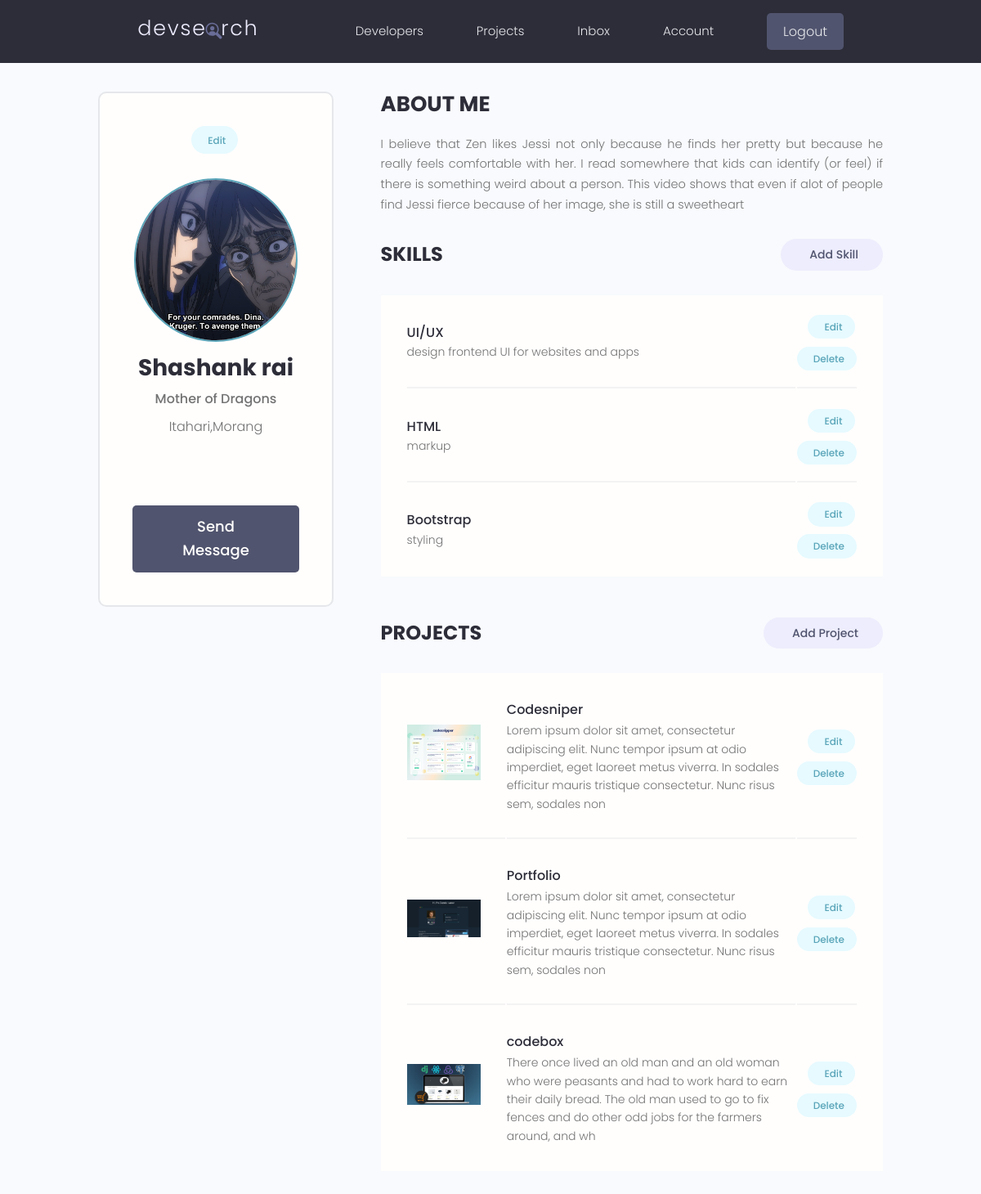
/account/ (signed in), run on the app's committed database.
### users/models.py (models this page shows, shortened)
class Profile(models.Model):
    user=models.OneToOneField(User,on_delete=models.CASCADE,null=True,blank=True)
    name=models.CharField(max_length=200,blank=True,null=True)
    user_name=models.CharField(max_length=200,blank=True,null=True)
    location=models.CharField(max_length=200,blank=True,null=True)
    email=models.EmailField(max_length=500,blank=True,null=True)
    short_intro=models.CharField(max_length=200,blank=True,null=True)
    bio=models.TextField(blank=True,null=True)
    profile_image=models.ImageField(blank=True,null=True,upload_to='profiles/',default='profiles/user-default.png')
    social_github=models.CharField(max_length=200,blank=True,null=True)
    social_twitter=models.CharField(max_length=200,blank=True,null=True)
    social_linkedin=models.CharField(max_length=200,blank=True,null=True)
    social_youtube=models.CharField(max_length=200,blank=True,null=True)
    social_website=models.CharField(max_length=200,blank=True,null=True)
    created=models.DateTimeField(auto_now_add=True)
    id=models.UUIDField(default=uuid.uuid4,unique=True,primary_key=True,editable=False)

class Skill(models.Model):
    owner=models.ForeignKey(Profile,null=True,blank=True,on_delete=models.CASCADE)
    name=models.CharField(max_length=200,blank=True,null=True)
    description=models.TextField(blank=True,null=True)
    created=models.DateTimeField(auto_now_add=True)
    id=models.UUIDField(default=uuid.uuid4,unique=True,primary_key=True,editable=False)

### projects/models.py (models this page shows)
class project(models.Model):
    owner=models.ForeignKey(Profile,null=True,blank=True,on_delete=models.SET_NULL)
    title=models.CharField(max_length=200)
    description=models.TextField(null=True,blank=True)
    featured_image=models.ImageField(null=True,blank=True,default='default.jpg')
    demo_link=models.CharField(max_length=2000,null=True,blank=True)
    source_link=models.CharField(max_length=2000,null=True,blank=True)
    tags=models.ManyToManyField('Tag',blank=True)
    vote_total=models.IntegerField(default=0,null=True,blank=True)
    vote_ratio=models.IntegerField(default=0,null=True,blank=True)
    created=models.DateTimeField(auto_now_add=True)
    id=models.UUIDField(default=uuid.uuid4,unique=True,primary_key=True,editable=False)
    def __str__(self):
        return self.title

### users/views.py (the view)
# urls.py: path('account/',views.userAccount,name='user_account'),
@login_required(login_url='login')
def userAccount(request):
    profile=request.user.profile
    topSkills=profile.skill_set.exclude(description__exact="")
    context={'profile':profile,'topSkills':topSkills}
    return render(request,'users/account.html',context)

### users/templates/users/account.html (shortened to what this page needs)
{% extends 'main.html' %}
{% load static %}
{% block content %}
  <main class="settingsPage profile my-md">
    <div class="container">
      <div class="layout">
        <div class="column column--1of3">
          <div class="card text-center">
            <div class="card__body dev">
              <a class="tag tag--pill tag--main settings__btn" href="{% url 'edit_account' %}"> Edit</a>
              <img class="avatar avatar--xl dev__avatar" src="{{profile.profile_image.url}}" />
              <h2 class="dev__name">{{profile.name}}</h2>
              <p class="dev__title">{{profile.short_intro}}</p>
              <p class="dev__location">{{profile.location}}</p>
              <ul class="dev__social">
              </ul>
              <a href="#" class="btn btn--sub btn--lg">Send Message </a>
            </div>
          </div>
        </div>
        <div class="column column--2of3">
          <div class="devInfo">
            <h3 class="devInfo__title">About Me</h3>
            <p class="devInfo__about">
              {{profile.bio}}
            </p>
          </div>
          <div class="settings">
            <h3 class="settings__title">Skills</h3>
            <a class="tag tag--pill tag--sub settings__btn tag--lg" href="#"> Add Skill</a>
          </div>
          <table class="settings__table">
             {% for skill in topSkills %}
               <tr>
              <td class="settings__tableInfo">
                <h4>{{skill.name}}</h4>
                <p>
                  {{skill.description}}
                </p>
              </td>
              <td class="settings__tableActions">
                <a class="tag tag--pill tag--main settings__btn" href="#"> Edit</a>
                <a class="tag tag--pill tag--main settings__btn" href="#">
                  Delete</a>
              </td>
            </tr>
              {% endfor %}
          </table>
          <div class="settings">
            <h3 class="settings__title">Projects</h3>
            <a class="tag tag--pill tag--sub settings__btn tag--lg" href="#"> Add Project</a>
          </div>
          <table class="settings__table">
            {% for project in profile.project_set.all %}
              <tr>
                <td class="settings__thumbnail">
                  <a href="{% url 'project' project.id %}"><img src="{{project.featured_image.url}}" alt="Project Thumbnail" /></a>
                </td>
                <td class="settings__tableInfo">
                  <a href="{% url 'project' project.id %}">{{project}}</a>
                  <p>
                    {{project.description|slice:"200"}}
                  </p>
                </td>
                <td class="settings__tableActions">
                  <a class="tag tag--pill tag--main settings__btn" href="#"> Edit</a>
                  <a class="tag tag--pill tag--main settings__btn" href="#">
                    Delete</a>
                </td>
              </tr>
             {% endfor %}
          </table>
        </div>
      </div>
    </div>
  </main>
{% endblock content %}

### static/styles/app.css (style rules this page uses)
:root { --color-sub: #2d2d39; }
.btn--sub { background-color: var(--color-sub-light); }
.card { border: 2px solid var(--color-light); }
img { width: 100%; }
.profile .card > .dev { padding: 4rem; }
.dev__avatar { display: block; margin: auto; }
.dev__name { color: var(--color-sub); font-size: 2.8rem; font-weight: 700; margin-top: 1rem; margin-bottom: 0.5rem; }
.dev__title { font-size: 1.6rem; font-weight: 500; line-height: 1.3; }
.dev__location { margin-top: 1rem; }
.dev__social { margin: 3rem 0; list-style: none; display: flex; justify-content: center; gap: 1.5rem; }
.devInfo { margin-bottom: 3rem; }
.devInfo__title, .devInfo__subtitle { font-size: 2.6rem; color: var(--color-sub); text-transform: uppercase; font-weight: 700; margin-bottom: 1.5rem; }
.devInfo__about, .devSkill__info { font-size: 1.45rem; line-height: 1.7; text-align: justify; }
.settingsPage .dev > .settings__btn { display: inline-block; margin-bottom: 3rem; }
.settings { display: flex; justify-content: space-between; align-items: center; }
.settings__title { font-size: 2.4rem; text-transform: uppercase; font-weight: 700; color: var(--color-sub); }
.settings__table { margin-top: 3rem; margin-bottom: 5rem; padding: 0 3rem; background: var(--color-white); }
.settings__table tr { width: 100%; }
.settings__table tr > td { padding: 2rem 0; }
.settings__table tr:not(:last-child) td { border-bottom: 2px solid var(--color-white-light); }
.settings__thumbnail { width: 23%; min-width: 10rem; }
.settings__thumbnail img { padding-right: 3rem; height: 15rem; object-fit: contain; }
.settings__tableInfo { width: 100%; }
.settings__tableInfo h4, .settings__tableInfo a { padding-right: 1rem; width: auto; font-size: 1.6rem; font-weight: 500; color: var(--color-sub); }
.settings__tableInfo p { font-size: 1.4rem; }
.settings__tableActions { text-align: right; }

### static/uikit/styles/modules/_variables.css (style rules this page uses)
:root { --color-main: #5aa5b9; --color-main-light: #e6faff; --color-sub: #3f4156; --color-sub-light: #51546e; --color-sub-lighter: #ededfd; --color-text: #737373; --color-gray: #8b8b8b; --color-light: #e5e7eb; --color-light-gray: #767676; --color-bg: #f8fafd; --color-white: #fffefd; --color-white-light: #f3f3f3; --color-success: #359e64; --color-success-bg: #def8e8; --color-error: #fc4b0b; --color-error-bg: #fff2ee; --font-base: 'Poppins', arial, helvetica, 'Segoe UI', roboto, ubuntu, sans-serif; --font-monospace: 'Fira Code', 'Courier New', courier, monospace; --font-regular: 300; --font-medium: 500; --font-bold: 700; --generic-shadow: 1px 1px 5px #00000010; --generic-transition: all 0.3s ease-in-out; }

### static/uikit/styles/modules/_base.css (style rules this page uses)
* { margin: 0; padding: 0; box-sizing: border-box; text-rendering: optimizeLegibility; color: inherit; font-size: inherit; }
html { font-size: 50%; }
@media only screen and (min-width: 480px) { html { font-size: 56.25%; } }
@media only screen and (min-width: 1200px) { html { font-size: 62.5%; } }
body { line-height: 1.6; font-weight: 400; font-size: 1.5rem; color: var(--color-text); background-color: var(--color-bg); min-height: 100vh; }

### static/uikit/styles/modules/_typography.css (style rules this page uses)
* { font-family: var(--font-base); }
h2 { font-size: 3.6rem; font-weight: var(--font-bold); }
h3 { font-size: 3.2rem; font-weight: var(--font-medium); }
h4 { font-size: 2.8rem; font-weight: var(--font-medium); }
p, span, strong { font-size: 1.6rem; color: var(--color-text); font-weight: var(--font-regular); }
a { padding-bottom: 2px; text-decoration: none; display: inline-block; color: var(--color-main); font-weight: var(--font-medium); }

### static/uikit/styles/modules/_utilities.css (style rules this page uses)
.container { width: 92%; max-width: 165rem; margin: 0 auto; box-sizing: border-box; }
@media screen and (min-width: 1000px) { .container { width: 90%; } }
@media screen and (min-width: 1200px) { .container { width: 80%; } }
.text-center { text-align: center; }
.my-md { margin: 3rem auto; }

### static/uikit/styles/modules/_avatar.css (style rules this page uses)
.avatar { border-radius: 50%; border: 2px solid var(--color-main); object-fit: cover; }
.avatar--xl { height: 20rem; width: 20rem; }

### static/uikit/styles/modules/_card.css (style rules this page uses)
.card { border-radius: 1rem; background-color: var(--color-white); border: 1.5px solid var(--color-light); width: auto; height: auto; margin-top: 0.5rem; margin-bottom: 0.5rem; overflow: hidden; }
.card__body, .card__header { padding: 2rem 2.5rem; }

### static/uikit/styles/modules/_layout.css (style rules this page uses)
.layout { display: flex; flex-flow: row wrap; justify-content: space-between; }
.layout > .column { margin-bottom: 3rem; }
.layout > .column.column--1of3 { flex-basis: 30%; }
.layout > .column.column--2of3 { flex-basis: 64%; }

### data on the page
Profile: profile_image (picture), name "Shashank rai", short_intro "Mother of Dragons", location "Itahari,Morang", bio "I believe that Zen likes Jessi not only because he finds her pretty but because he really feels comfortable with her. I read somewhere that kids can identify (or feel) if there is something weird about a person. This video shows that even if alot of people find Jessi fierce because of her image, she is still a sweetheart"
Skill: name "UI/UX", description "design frontend UI for websites and apps"
Skill: name "HTML", description "markup"
Skill: name "Bootstrap", description "styling"
project: featured_image (picture), title "Codesniper", description "Lorem ipsum dolor sit amet, consectetur adipiscing elit. Nunc tempor ipsum at odio imperdiet, eget laoreet metus viverra. In sodales efficitur mauris tristique consectetur. Nunc risus sem, sodales non"
project: featured_image (picture), title "Portfolio", description "Lorem ipsum dolor sit amet, consectetur adipiscing elit. Nunc tempor ipsum at odio imperdiet, eget laoreet metus viverra. In sodales efficitur mauris tristique consectetur. Nunc risus sem, sodales non"
project: featured_image (picture), title "codebox", description "There once lived an old man and an old woman who were peasants and had to work hard to earn their daily bread. The old man used to go to fix fences and do other odd jobs for the farmers around, and wh"
